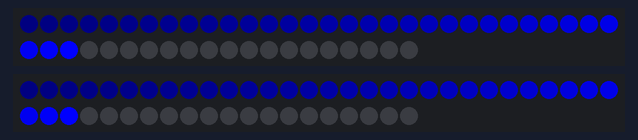
The sketch below on a simulated Arduino Mega 2560, built with avr-gcc and run on an emulated ATmega2560. Parts: 2 × 50 RGB LEDs in strip order, left to right, continuing on the next row. Dim RGB values are drawn brighter than linear.

Above: at 0.49 s.
At 1.09 s:
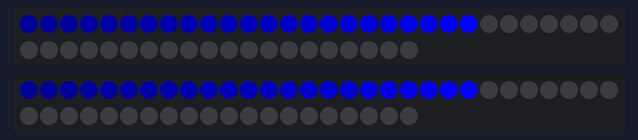
At 1.7 s:
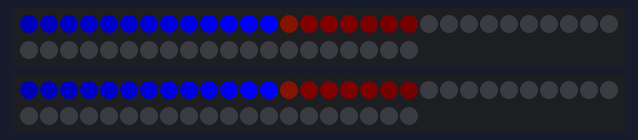
At 2.3 s:
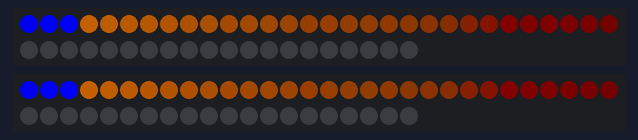
At 4.11 s:
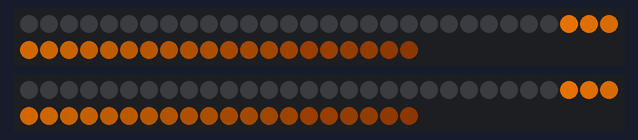
At 6.22 s:
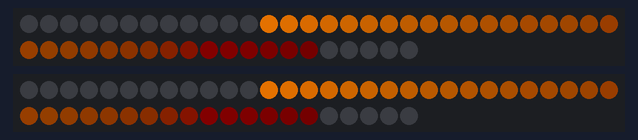

The sketch:

leds.ino
```cpp
#include "FastLED.h"

// How many leds in your strip?
#define NUM_LEDS 50

// For led chips like Neopixels, which have a data line, ground, and power, you just
// need to define DATA_PIN.  For led chipsets that are SPI based (four wires - data, clock,
// ground, and power), like the LPD8806, define both DATA_PIN and CLOCK_PIN
#define DATA_PIN 51
#define CLOCK_PIN 52
// 4 5 6 7
// Define the array of leds
CRGB leds1[NUM_LEDS];
CRGB leds2[NUM_LEDS];

void setup() {
    LEDS.addLeds<APA102, 4, 5, BGR>(leds1, 50);
    LEDS.addLeds<APA102, 6, 7, BGR>(leds2, 50);
    LEDS.setBrightness(255);
  for (int i = 0; i < NUM_LEDS; i++){
    leds1[i] = CRGB::Black;
        leds2[i] = CRGB::Black;
      FastLED.show();
  }
  FastLED.show();
  delay(50);
}

void fadeall() {
  for (int i = 0; i < NUM_LEDS; i++) {
    leds1[i].nscale8(230);
        leds2[i].nscale8(230);
  }
}

int repeat = 60;

void loop() {
  for(int i = 0; i < NUM_LEDS; i++) {
    // Set the i'th led to red
    leds1[i] = CHSV(160, 255, 255);
    leds2[i] = CHSV(160, 255, 255);
    // Show the leds
    FastLED.show();
    // now that we've shown the leds, reset the i'th led to black
    // leds[i] = CRGB::Black;
    fadeall();
    // Wait a little bit before we loop around and do it again
    delay(5);
  }

  // Now go in the other direction.
  for(int i = (NUM_LEDS)-1; i >= 0; i--) {
    // Set the i'th led to red
    leds1[i] = CHSV(32, 255, 255);
    leds2[i] = CHSV(32, 255, 255);
    // Show the leds
    FastLED.show();
    // now that we've shown the leds, reset the i'th led to black
    // leds[i] = CRGB::Black;
    fadeall();
    // Wait a little bit before we loop around and do it again
    delay(5);
  }
}
```

Measured:
- by itself, everything shown: repeats every 6.0 s, in 20 steps
